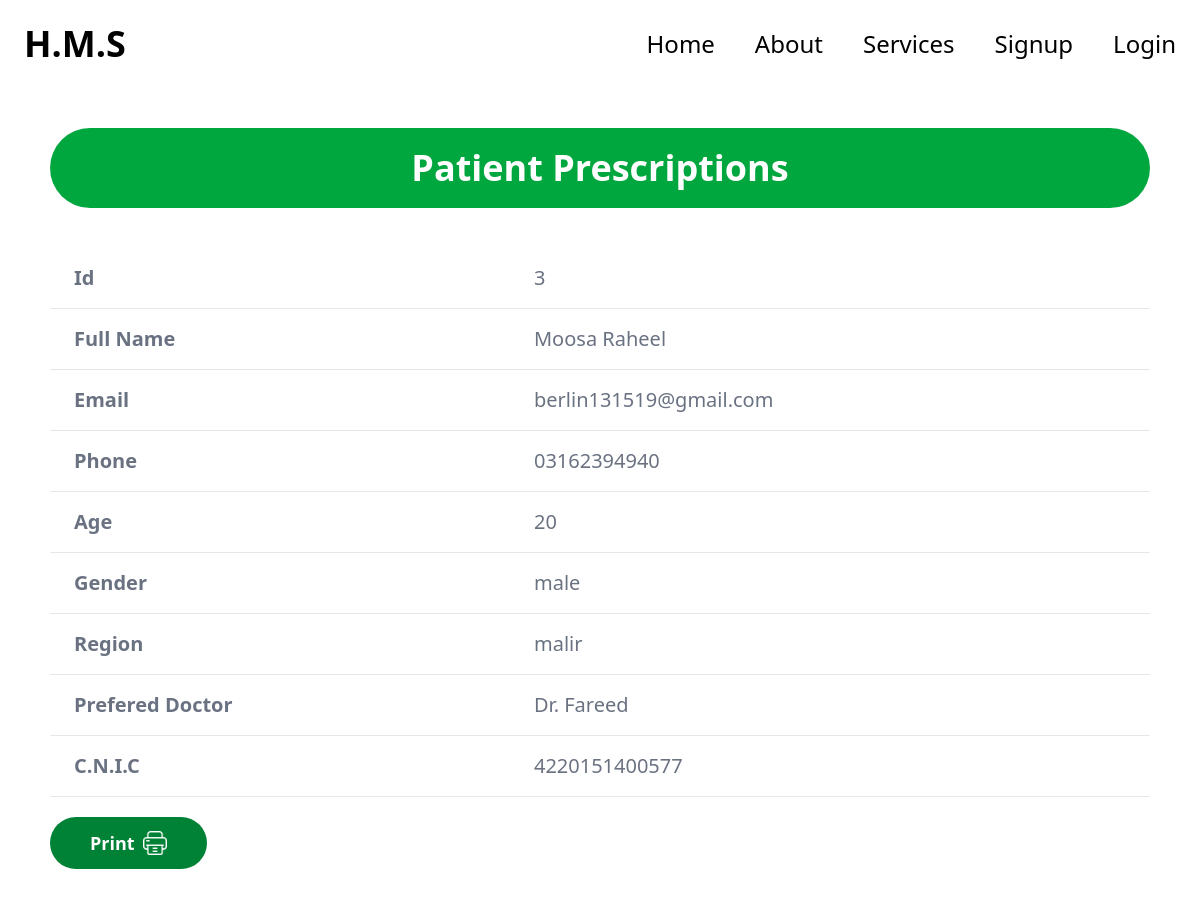
The page /compounder/prescription/3/ on the database its author committed.
### hms_operator/models.py (models this page shows, shortened)
class Patient(models.Model):
    full_name = models.CharField(max_length=120)
    email = models.EmailField(max_length=70)
    phone = models.CharField(max_length=15)
    age = models.PositiveIntegerField()
    gender = models.CharField(choices=GENDER_CHOICES)
    region = models.CharField(max_length=20, choices=REGION_CHOICES)
    prefered_doctor = models.CharField(max_length=20, choices=DOCTORS)
    cnic = models.CharField(max_length=13)
    date = models.DateField(auto_now=True)
    time = models.TimeField(auto_now=True)

### compounder/views.py (the view)
# urls.py: path("prescription/<id_or_cnic>/", prescriptions_detail, name="prescription_detail")
def prescriptions_detail(request, id_or_cnic):
    patient_obj = Patient.objects.filter(Q(pk=id_or_cnic) | Q(cnic=id_or_cnic)).first()
    patient = None
    prescriptions = None
    if patient_obj:
        patient = model_to_dict(patient_obj)
        report = PatientReport.objects.filter(patient=patient_obj).first()
        print(patient)
        if report:
            prescriptions = model_to_dict(report)
    return render(request, "compounder/prescriptions_detail.html", {
        "patient": patient,
        "prescriptions": prescriptions
    })

### compounder/templates/compounder/prescriptions_detail.html (shortened to what this page needs)
{% extends "base.html" %}
{% load static %}
{% block content %}
<div class="w-11/12 mx-auto my-10 print-area">
    <h1 class="bg-green-600 lg:text-4xl text-2xl text-center text-white font-bold lg:py-5 py-2 rounded-full">Patient Prescriptions</h1>
<div class="relative overflow-x-auto ">
    {% if patient %}
    <table class="w-full text-left rtl:text-right text-gray-500  mt-10 lg:text-xl text:lg">
        <tbody>
            {% for key, value in patient.items %}
             <tr class="bg-white border-b 0 border-gray-200">
                <td class="lg:px-6 px-3 lg:py-4 py-2 font-bold">
                    {% if key == "prefered_doctor" %}
                    Prefered Doctor
                    {% elif key == "cnic" %}
                    C.N.I.C
                    {% elif key == "full_name" %}
                    Full Name
                    {% else %}
                    {{key | capfirst}}
                    {% endif %}
                </td>
                <td class="lg:px-6 px-3 lg:py-4 py-2">
                    {{value}}
                </td>
            </tr>
            {% endfor %}
        </tbody>
    </table>
    {% else %}
    <h2 class="text-center text-5xl font-bold my-6">No Data Found</h2>
    {% endif %}
    <div class="buttons flex gap-5">
<button class="bg-green-700 text-white py-3 px-10 text-lg flex gap-2 items-center font-bold rounded-full mt-5 cursor-pointer" onclick="window.print()">Print <img src="{% static "img/print.png" %}" alt="" class="h-[1.5rem] invert-100 print-btn"></button>
    </div>
</div>
</div>
{% endblock content %}

### rows shown on the page
Patient: patient "Moosa Raheel" "berlin131519@gmail.com" "03162394940" "male" "malir" "Dr. Fareed" "4220151400577"

### other values the page prints
{{ key | capfirst }} "Id" "Email" "Phone" "Age" "Gender" "Region"
{{ value }} "3" "20"
